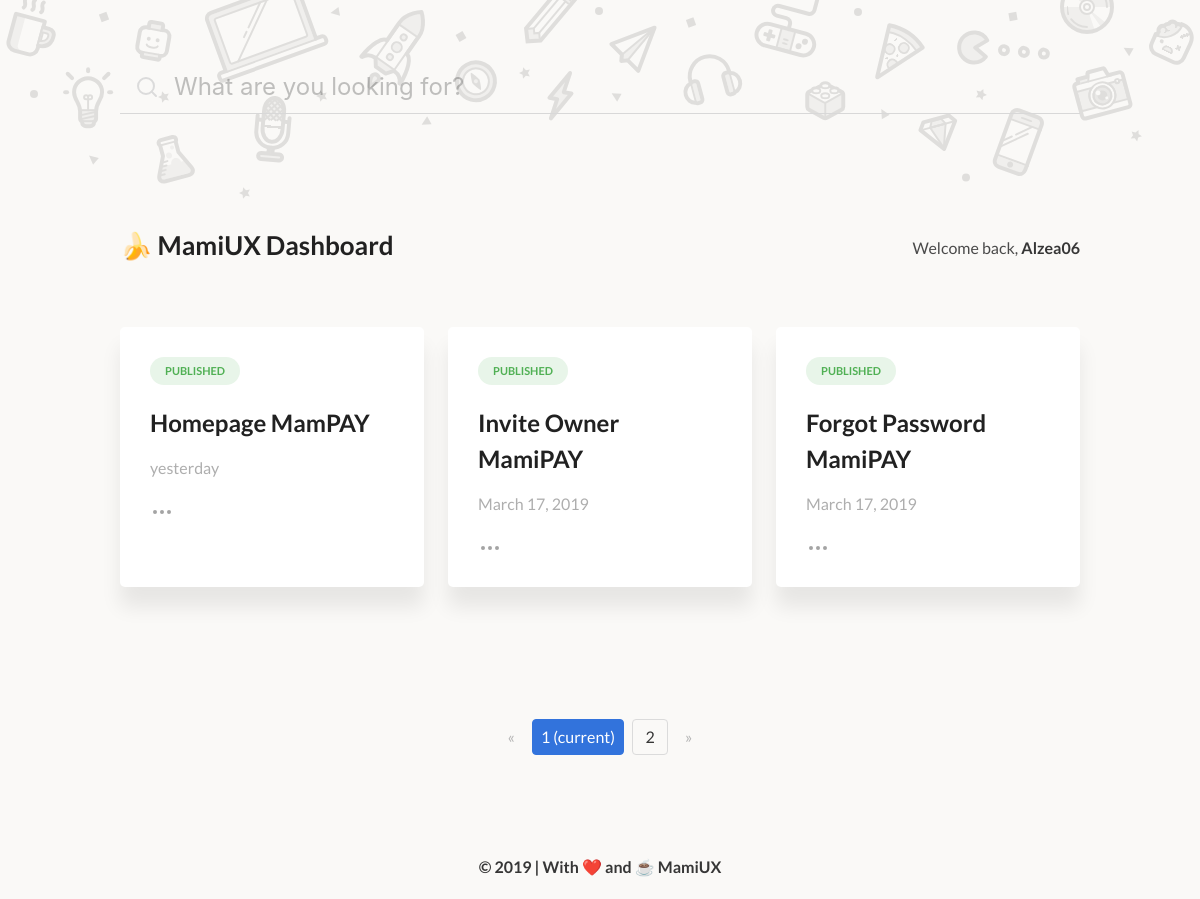
/abtest/dashboard/ (signed in), run on an earlier commit of the app's database.
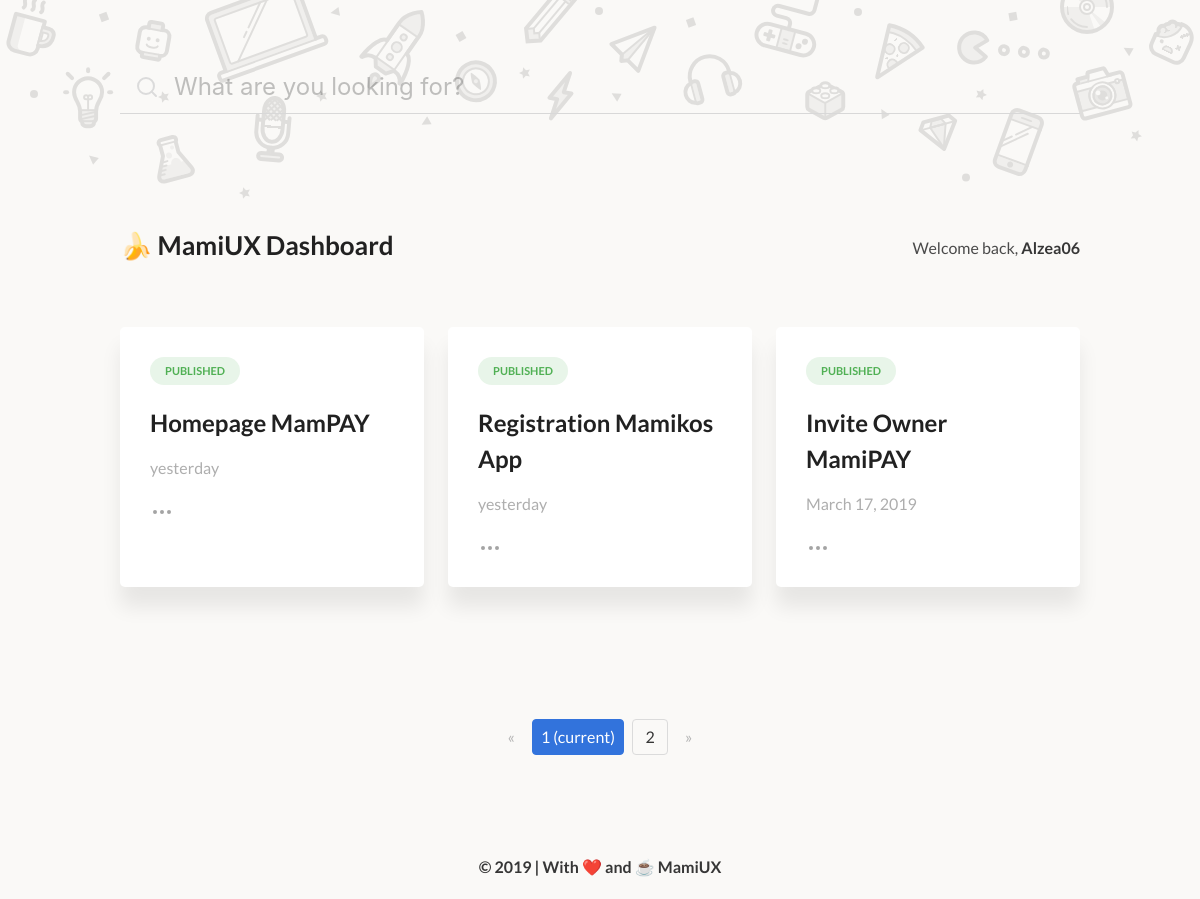
And on a later commit of the database.
### app_abtest/models.py (models this page shows, shortened)
class Design(models.Model):
    id = models.AutoField(
        primary_key = True
    )
    design_title = models.CharField(
        verbose_name = "A/B Testing Title",
        max_length = 225,
        null = False,
        blank = False
    )
    design_image_a = models.ImageField(
        upload_to = 'images/%Y/%m/%d',
        null = True,
        blank = True
    )
    design_image_b = models.ImageField(
        upload_to ='images/%Y/%m/%d',
        null = True,
        blank = True
    )
    is_published = models.BooleanField(
        default = False
    )
    is_created = models.DateTimeField(
        auto_now_add = True,
        null = True,
        blank = True
    )
    is_modified = models.DateTimeField(
        auto_now = True,
        null = True,
        blank = True
    )
    tags = TaggableManager()
    class Meta:
        verbose_name_plural = "Design Testing Materials"

### app_abtest/views.py (the view)
# urls.py: path('dashboard/', views.ABTestListDashboardView, name='abtest_list_dashboard'),
@login_required
def ABTestListDashboardView(request):
    if not request.user.is_staff:
        raise PermissionDenied('Upss... Maaf, halaman ini hanya untuk staff')
    else:
        abtest_list_dashboard = Design.objects.all().order_by("-is_created")
        template = "app_abtest/dashboard/abtest_dashboard_list.html"
        paginator = Paginator(abtest_list_dashboard, 3)
        page = request.GET.get('page', 1)
        try:
            abtest_list_dashboard = paginator.page(page)
        except PageNotAnInteger:
            abtest_list_dashboard = paginator.page(1)
        except EmptyPage:
            abtest_list_dashboard = paginator.page(paginator.num_pages)
        context = {
            'abtest_list_dashboard': abtest_list_dashboard,
        }
        return render(request, template, context)

### app_abtest/templates/app_abtest/dashboard/abtest_dashboard_list.html (shortened to what the changed rows need)
{% extends "app_abtest/main/abtest_base.html" %}
{% load staticfiles %}
{% load humanize %}
{% block content %}
    {% include "app_abtest/partials/_doodle.html" %}
    <div class="mu-ab-dashboard-wrapper">
        <section id="Heading & Button">
            <div class="mu-dashboard-heading-wrapper">
                <div class="mu-container">
                    <div class="columns">
                        <div class="column is-6">
                            <h2>
                                <span class="">🍌</span>
                                <span>MamiUX Dashboard</span>
                            </h2>
                        </div>
                    </div>
                </div>
            </div>
        </section>
        <section id="Table Result">
            <div class="mu-ab-card-wrapper">
                <div class="mu-container">
                    <div class="columns is-centered is-multiline">
                        {% for abtest in abtest_list_dashboard %}
                        <div class="column is-4">
                            <a href="{% url 'abtest:abtest_results' pk=abtest.pk %}">
                                <div class="mu-ab-card-item-box">
                                    <div class="mu-ab-card-content">
                                        {% if abtest.is_published %}
                                        <div class="mu-ab-card-ispublished">
                                            <span>PUBLISHED</span>
                                        </div>
                                        {% else %}
                                        <div class="mu-ab-card-notpublished">
                                            <span>NOT PUBLISHED</span>
                                        </div>
                                        {% endif %}
                                        <div class="mu-ab-card-title">
                                            <a href="{% url 'abtest:abtest_results' pk=abtest.pk %}">
                                                <h3>{{ abtest.design_title }}</h3>
                                            </a>
                                        </div>
                                        <div class="mu-ab-card-date">
                                            <p>{{ abtest.is_created|naturalday }}</p>
                                        </div>
                                        <p><i data-feather="more-horizontal"></i></p>
                                    </div>
                                </div>
                            </a>
                        </div>
                        {% endfor %}
                    </div>
                </div>
            </div>
        </section>
        <section id="Pagination">
            <div class="mu-pagination-wrapper">
                <nav class="pagination is-centered" role="navigation" aria-label="pagination">
                    {% if abtest_list_dashboard.has_other_pages %}
                        <ul class="pagination-list">
                            {% for i in abtest_list_dashboard.paginator.page_range %}
                                {% if abtest_list_dashboard.number == i %}
                                    <li class="pagination-link is-current">
                                        <span>{{ i }}
                                            <span class="sr-only">(current)</span>
                                        </span>
                                    </li>
                                {% else %}
                                    <li>
                                        <a href="?page={{ i }}" class="pagination-link">{{ i }}</a>
                                    </li>
                                {% endif %}
                            {% endfor %}
                        </ul>
                    </nav>
                {% endif %}
            </div>
        </section>
    </div>
    {% endblock %}

What changed in the data, as far as the page shows it:
no longer on this page (row unchanged): Design: is_published "PUBLISHED", design_title "Forgot Password MamiPAY", is_created "March 17, 2019"
now on this page (row edited): Design: is_published "PUBLISHED", design_title "Registration Mamikos App", is_created "yesterday"
